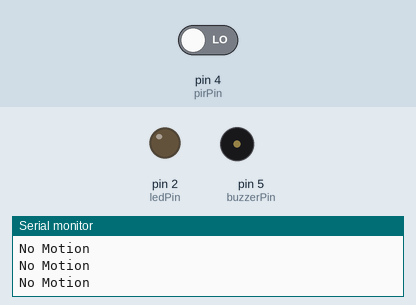
The sketch below on a simulated Arduino Uno, built with avr-gcc and run on an emulated ATmega328P. Shown: output pins drawn as LEDs (lit = HIGH), buzzer (waves = sounding, pin HIGH), the last lines printed to the serial monitor. Inputs (shaded band) come from the test bench; at power-on: pin 4 (pirPin) LOW.

Above: at 1.8 s.
1.9 s: pin 4 (pirPin) driven HIGH
At 2.9 s:
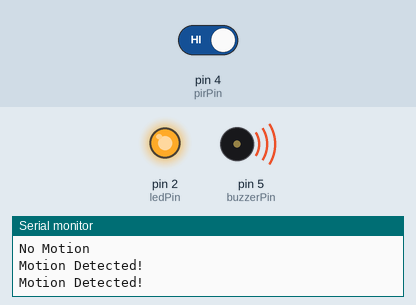
3.5 s: pin 4 (pirPin) driven LOW
At 4.1 s:
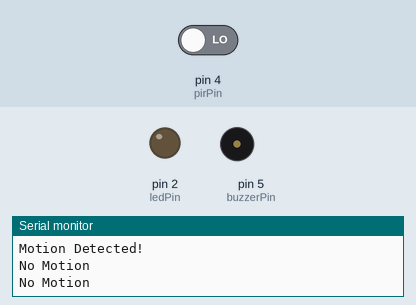
Timing chart, 0 to 6.5 s (numbered marks = the images above; inputs shaded):
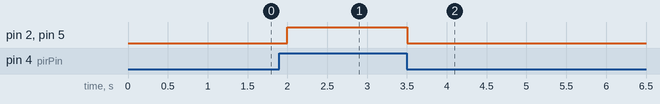

The sketch:

code.ino
```cpp
const int pirPin = 4;      // PIR sensor output
const int ledPin = 2;      // LED
const int buzzerPin = 5;   // Buzzer

void setup() {
  Serial.begin(115200);

  pinMode(pirPin, INPUT);
  pinMode(ledPin, OUTPUT);
  pinMode(buzzerPin, OUTPUT);
}

void loop() {

  int motion = digitalRead(pirPin);

  if (motion == HIGH) {
    Serial.println("Motion Detected!");

    digitalWrite(ledPin, HIGH);
    digitalWrite(buzzerPin, HIGH);
  }
  else {
    Serial.println("No Motion");

    digitalWrite(ledPin, LOW);
    digitalWrite(buzzerPin, LOW);
  }

  delay(500);
}
```

Measured:
- after the input at 1.9 s, pin 2 (ledPin), pin 5 (buzzerPin): LOW → HIGH after 0.10 s
- after the input at 3.5 s, pin 2 (ledPin), pin 5 (buzzerPin): HIGH → LOW at once
